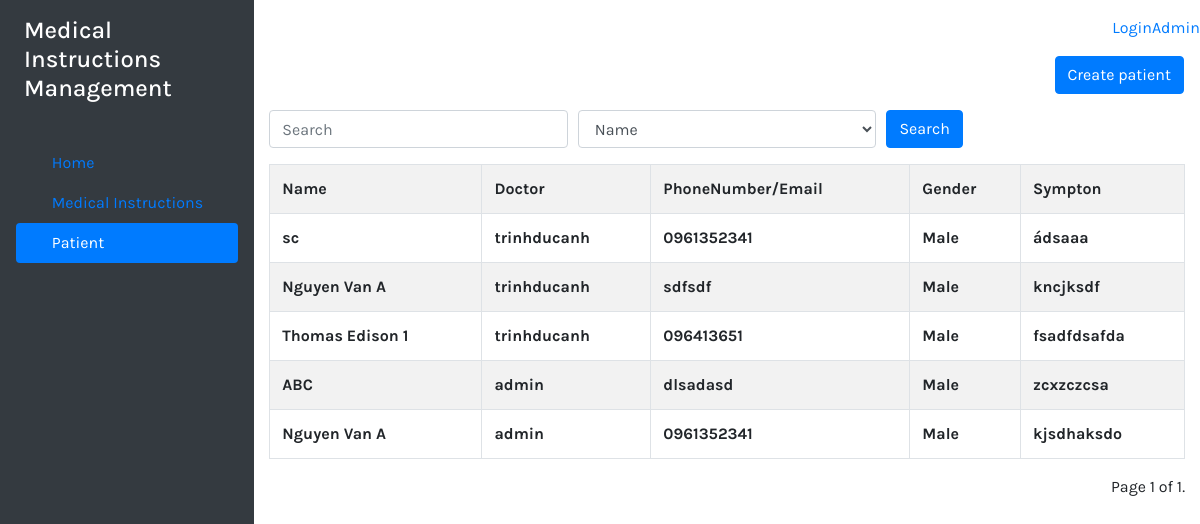
The page /patient/ on the database as committed earlier.
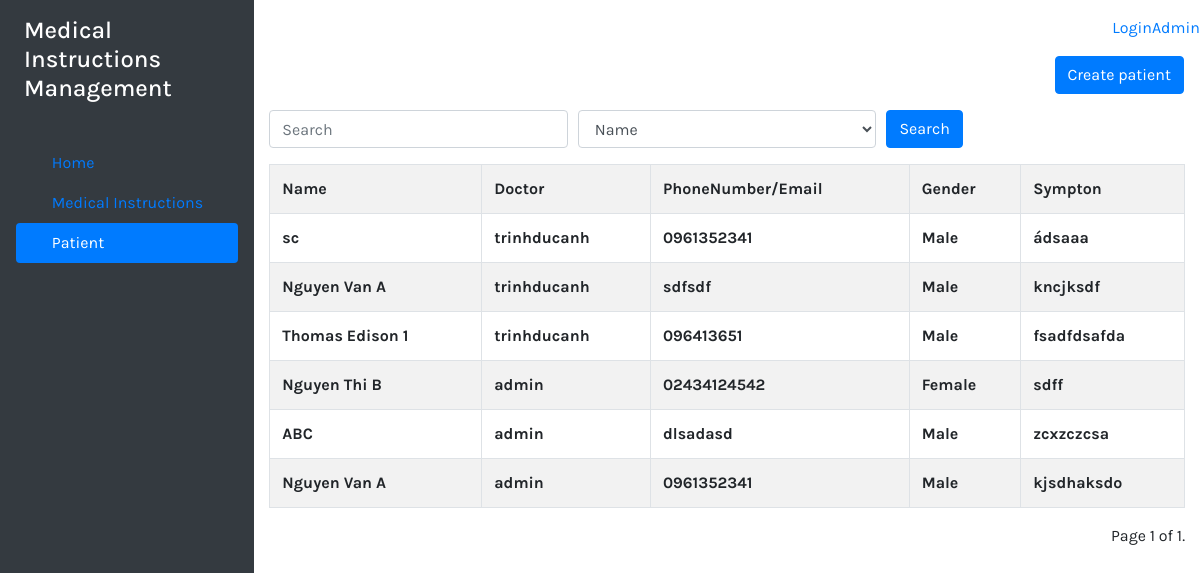
The same page on the database as committed later.
### patient/models.py (models this page shows, shortened)
class Patient(models.Model):
    GENDER = (
        ('Male', 'Male'),
        ('Female', 'Female'),
    )
    patient_name = models.CharField(max_length=30)
    birthday = models.DateField("Day End(mm/dd/yyyy)")
    gender = models.CharField(max_length=12, default='Male', choices=GENDER)
    phone_number = models.CharField(max_length=50)
    doctor = models.ForeignKey(User, editable=True, on_delete = models.CASCADE, null=True)
    sympton = models.TextField()
    note = models.TextField()

### patient/views.py (the view)
# urls.py: path('', views.list),
def list(request):
    Patients = Patient.objects.all().order_by('-doctor_id')
    search_field = request.GET.get('search_field')
    in_search = request.GET.get('in_search')
    if search_field == 'Name':
        Patients = Patients.filter(patient_name__icontains=in_search)
    if search_field == 'Doctor':
        Patients = Patients.filter(doctor__username__icontains=in_search)
    pag = Paginator(Patients, 8)
    pag_num = request.GET.get('page')
    try:
        patient= pag.page(pag_num)
    except PageNotAnInteger:
        patient = pag.page(1)
    except EmptyPage:
        patient = pag.page(pag.num_pages)
    return render(request,'patient/patient.html', {'patient': patient})

### patient/templates/patient/patient.html (shortened to what this page needs)
{% extends "pages/base.html" %}
{% block content %}
<div>
    <div class="wrapper d-flex">
        <div class="d-flex flex-column p-3 text-white bg-dark" style="width: 300px ; height:100vh;">
            <a href="/" class="d-flex align-items-center mb-3 mb-md-0 me-md-auto text-white text-decoration-none">
                <h4 class="ml-2">Medical Instructions Management</h4>
            </a>
            <ul class="nav nav-pills flex-column mb-auto">
                <li class="nav-item">
                    <a href="/" class="nav-link ">
                        <svg class="bi me-2" width="16" height="16"><use xlink:href="#home"></use></svg>
                        Home
                    </a>
                </li>
                <li>
                    <a href="/ylenh" class="nav-link ">
                        <svg class="bi me-2" width="16" height="16"><use xlink:href="#speedometer2"></use></svg>
                        Medical Instructions
                    </a>
                </li>
                <li>
                    <a href="/patient" class="nav-link text-white active">
                        <svg class="bi me-2" width="16" height="16"><use xlink:href="#speedometer2"></use></svg>
                        Patient
                    </a>
                </li>
            </ul>
        </div>
        <div style="width: 95%">
            <nav style=" height : 40px;" class="mt-3 d-flex justify-content-end">
                {% if user.username %}
                <p>Welcome {{user.username}}</p>
                <p><a class="mr-2" href="{% url 'logout' %}">(Logout)</a></p>
                {% else %}
                <p><a href="{% url 'login' %}">Login</a></p>
                <p><a href="/admin">Admin</a></p>
                {% endif %}
            </nav>
            <div class="d-flex justify-content-end mr-3 mb-3">
                <a href="{% url 'patient_create' %}" class="btn btn-primary ">Create patient</a>
            </div>
            <form method="GET" class="container">
                <div class="form-row">
                  <div class="form-group col-md-4">
                    <input class="form-control" type="search" name="in_search" placeholder="Search">
                  </div>
                  <div class="form-group col-md-4">
                    <select class="form-control" name="search_field">
                        <option>Name</option>
                    </select>
                  </div>
                    <div class="form-group col-md-4">
                        <button type="submit" class="btn btn-primary">Search</button>
                    </div>
                </div>
              </form>
            <div class = "container">
                <table class="table table-striped table-bordered table-hover" >
                    <tr>
                        <th>Name</th>
                        <th>Doctor</th>
                        <th>PhoneNumber/Email</th>
                        <th>Gender</th>
                        <th>Sympton</th>
                    </tr>
                    {% for p in patient %}
                    <tr>
                        <th>{{p.patient_name}}</th>
                        <th>{{p.doctor.username}}</th>
                        <th>{{p.phone_number}}</th>
                        <th>{{p.gender}}</th>
                        <th>{{p.sympton}}</th>
                    </tr>
                    {% endfor %}
                </table>
            </div>
            <div class="pagination d-flex justify-content-end container">
                <span class="current">
                    Page {{ patient.number }} of {{ patient.paginator.num_pages }}.
                </span>
            </div>
        </div>
    </div>
</div>
{% endblock %}

Rows that differ between the two databases and show on the page:
added Patient: patient_name "Nguyen Thi B", doctor.username "admin", phone_number "02434124542", gender "Female", sympton "sdff"
